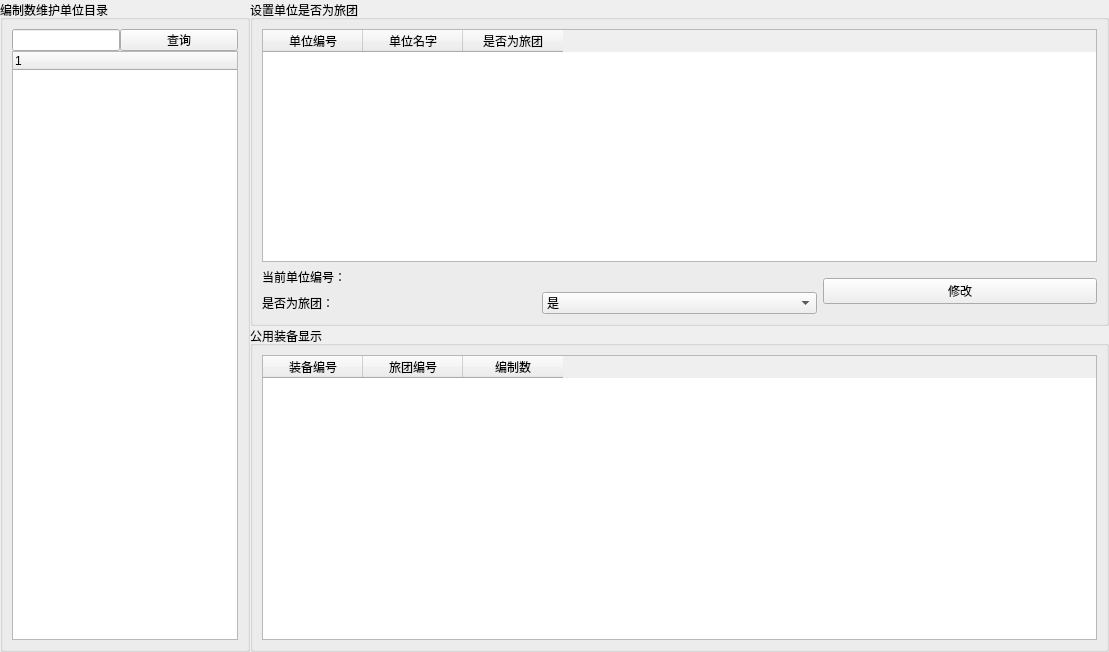
<?xml version="1.0" encoding="UTF-8"?>
<ui version="4.0">
 <class>Form</class>
 <widget class="QWidget" name="Form">
  <property name="geometry">
   <rect>
    <x>0</x>
    <y>0</y>
    <width>1109</width>
    <height>652</height>
   </rect>
  </property>
  <property name="windowTitle">
   <string>Form</string>
  </property>
  <layout class="QGridLayout" name="gridLayout_4">
   <property name="leftMargin">
    <number>0</number>
   </property>
   <property name="topMargin">
    <number>0</number>
   </property>
   <property name="rightMargin">
    <number>0</number>
   </property>
   <property name="bottomMargin">
    <number>0</number>
   </property>
   <property name="spacing">
    <number>0</number>
   </property>
   <item row="0" column="0" rowspan="2">
    <widget class="QGroupBox" name="groupBox">
     <property name="maximumSize">
      <size>
       <width>250</width>
       <height>16777215</height>
      </size>
     </property>
     <property name="title">
      <string>编制数维护单位目录</string>
     </property>
     <layout class="QGridLayout" name="gridLayout">
      <item row="0" column="0">
       <layout class="QVBoxLayout" name="verticalLayout_2">
        <property name="spacing">
         <number>0</number>
        </property>
        <item>
         <layout class="QHBoxLayout" name="horizontalLayout_7" stretch="0,0">
          <property name="spacing">
           <number>0</number>
          </property>
          <item>
           <widget class="QLineEdit" name="le_first">
            <property name="sizePolicy">
             <sizepolicy hsizetype="Maximum" vsizetype="Fixed">
              <horstretch>70</horstretch>
              <verstretch>0</verstretch>
             </sizepolicy>
            </property>
           </widget>
          </item>
          <item>
           <widget class="QPushButton" name="pb_firstSelect">
            <property name="sizePolicy">
             <sizepolicy hsizetype="Ignored" vsizetype="Ignored">
              <horstretch>0</horstretch>
              <verstretch>0</verstretch>
             </sizepolicy>
            </property>
            <property name="text">
             <string>查询</string>
            </property>
           </widget>
          </item>
         </layout>
        </item>
        <item>
         <widget class="QTreeWidget" name="tw_first">
          <column>
           <property name="text">
            <string notr="true">1</string>
           </property>
          </column>
         </widget>
        </item>
       </layout>
      </item>
     </layout>
    </widget>
   </item>
   <item row="0" column="1">
    <widget class="QGroupBox" name="groupBox_2">
     <property name="title">
      <string>设置单位是否为旅团</string>
     </property>
     <layout class="QVBoxLayout" name="verticalLayout">
      <item>
       <widget class="QTableWidget" name="tw_unit">
        <column>
         <property name="text">
          <string>单位编号</string>
         </property>
        </column>
        <column>
         <property name="text">
          <string>单位名字</string>
         </property>
        </column>
        <column>
         <property name="text">
          <string>是否为旅团</string>
         </property>
        </column>
       </widget>
      </item>
      <item>
       <layout class="QGridLayout" name="gridLayout_2">
        <item row="0" column="0">
         <widget class="QLabel" name="label_2">
          <property name="text">
           <string>当前单位编号：</string>
          </property>
         </widget>
        </item>
        <item row="0" column="1">
         <widget class="QLabel" name="lb_unitID">
          <property name="text">
           <string/>
          </property>
         </widget>
        </item>
        <item row="0" column="2" rowspan="2">
         <widget class="QPushButton" name="pb_update">
          <property name="text">
           <string>修改</string>
          </property>
         </widget>
        </item>
        <item row="1" column="0">
         <widget class="QLabel" name="label">
          <property name="text">
           <string>是否为旅团：</string>
          </property>
         </widget>
        </item>
        <item row="1" column="1">
         <widget class="QComboBox" name="cb_isGroup">
          <item>
           <property name="text">
            <string>是</string>
           </property>
          </item>
          <item>
           <property name="text">
            <string>否</string>
           </property>
          </item>
         </widget>
        </item>
       </layout>
      </item>
     </layout>
    </widget>
   </item>
   <item row="1" column="1">
    <widget class="QGroupBox" name="groupBox_3">
     <property name="title">
      <string>公用装备显示</string>
     </property>
     <layout class="QGridLayout" name="gridLayout_3">
      <item row="0" column="0">
       <widget class="QTableWidget" name="tw_publicEquip">
        <column>
         <property name="text">
          <string>装备编号</string>
         </property>
        </column>
        <column>
         <property name="text">
          <string>旅团编号</string>
         </property>
        </column>
        <column>
         <property name="text">
          <string>编制数</string>
         </property>
        </column>
       </widget>
      </item>
     </layout>
    </widget>
   </item>
  </layout>
 </widget>
 <resources/>
 <connections/>
</ui>
